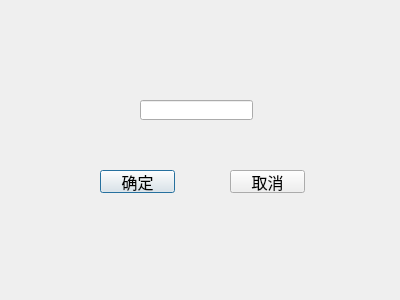
<?xml version="1.0" encoding="UTF-8"?>
<ui version="4.0">
 <class>dialogsearchchannel</class>
 <widget class="QDialog" name="dialogsearchchannel">
  <property name="geometry">
   <rect>
    <x>0</x>
    <y>0</y>
    <width>400</width>
    <height>300</height>
   </rect>
  </property>
  <property name="font">
   <font>
    <family>微软雅黑</family>
    <pointsize>12</pointsize>
   </font>
  </property>
  <property name="windowTitle">
   <string>Dialog</string>
  </property>
  <widget class="QLabel" name="title_label">
   <property name="geometry">
    <rect>
     <x>160</x>
     <y>40</y>
     <width>54</width>
     <height>12</height>
    </rect>
   </property>
   <property name="text">
    <string/>
   </property>
  </widget>
  <widget class="QLabel" name="ip_label">
   <property name="geometry">
    <rect>
     <x>40</x>
     <y>100</y>
     <width>54</width>
     <height>12</height>
    </rect>
   </property>
   <property name="text">
    <string/>
   </property>
  </widget>
  <widget class="QLineEdit" name="ip_lineEdit">
   <property name="geometry">
    <rect>
     <x>140</x>
     <y>100</y>
     <width>113</width>
     <height>20</height>
    </rect>
   </property>
  </widget>
  <widget class="QPushButton" name="ok_pushButton">
   <property name="geometry">
    <rect>
     <x>100</x>
     <y>170</y>
     <width>75</width>
     <height>23</height>
    </rect>
   </property>
   <property name="text">
    <string>确定</string>
   </property>
  </widget>
  <widget class="QPushButton" name="cancle_pushButton">
   <property name="geometry">
    <rect>
     <x>230</x>
     <y>170</y>
     <width>75</width>
     <height>23</height>
    </rect>
   </property>
   <property name="text">
    <string>取消</string>
   </property>
  </widget>
 </widget>
 <resources/>
 <connections/>
</ui>
